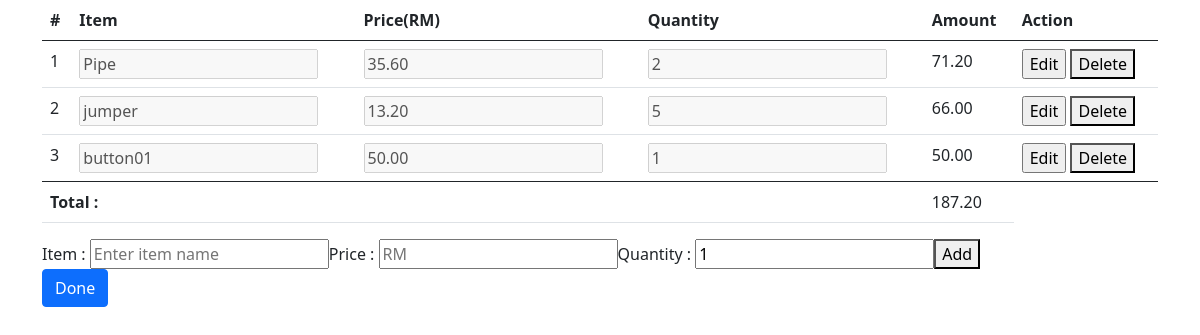
Page /manage-item.php?qid=17 (signed in) on the committed database.
### tables this page shows
CREATE TABLE `item` (
  `i_id` int(11) NOT NULL,
  `i_name` varchar(50) NOT NULL,
  `i_price` float NOT NULL,
  `i_quantity` int(11) NOT NULL,
  `q_id` int(11) NOT NULL
);

### manage-item.php (the view, shortened to what this page needs)
<?php
include_once('includes/config.php');
$q_id = $_GET['qid'];
$result = $con->query("SELECT * FROM item WHERE q_id=$q_id;") or die($con->error);
?>
<!DOCTYPE html>
<html lang="en">
    <head>
        <link href="https://cdn.jsdelivr.net/npm/simple-datatables@latest/dist/style.css" rel="stylesheet" />
        <link href="css/styles.css" rel="stylesheet" />
    </head>
    <body>
<div class="container">
    	<table class="table">
<thead>
    <tr>
    <th>#</th>
	<th>Item</th>
	<th>Price(RM)</th>
	<th>Quantity</th>
	<th>Amount</th>
	<th colspan="2">Action</th>
	</tr>
</thead>
<?php
$i = 1;
$total = 0.0;
while ($row = $result->fetch_assoc()){
?>
<tr>
	<form method="post" action="">
	<td><?php echo $i; ?></td>
	<td><input type="text" name="i_name" value="<?php echo $row['i_name']; ?>" disabled></td>
	<td>
		<input type="number" step="0.01" name="i_price" value="<?php echo number_format((float) $row['i_price'], 2, '.', ''); ?>" disabled required>
	</td>
	<td><input type="number" name="i_quantity" value="<?php echo $row['i_quantity']; ?>" disabled required></td>
	<td><?php
	$amt = $row['i_quantity']*$row['i_price'];
	$total += $amt;
	echo number_format((float) $amt, 2, '.', '');
	?></td>
	<td>
		<input class="edit" type="button" value="Edit">
		<button name="delete" value="delete">Delete</button>
	</td>
	</form>
</tr>
<?php
$i = $i +1;}if ($result->num_rows == 0){
?>
<h4>No record found.</h4>
<?php } ?>
<tfoot>
	<tr>
		<th id="total" colspan="4">Total :</th>
		<td><?php echo number_format((float) $total, 2, '.', ''); ?></td>
	</tr>
</tfoot>
<table>
	<tfoot>
     <form method="post" action="">
    <tr>Item : <input type="text" name="i_name" placeholder="Enter item name" required="true" autocomplete="off"></tr>
    <tr>Price : <input type="number" step="0.01" name="i_price" required="true" placeholder="RM" autocomplete="off"></tr>
    <tr>Quantity : <input type="number" name="i_quantity" value="1" required="true" autocomplete="off"></tr>
    <tfoot>
    <tr>
    <button name="i_add" value="add">Add</button>
    </tr>
    </form>
    </tfoot>
   </table>
</table>
<a href="add-item.php?qid=<?php echo $q_id; ?>" class="btn btn-primary">Done</a>
</div>
</body>

### rows in the picture
item: i_name "Pipe", i_price "35.60", i_quantity "2", amt "71.20"
item: i_name "jumper", i_price "13.20", i_quantity "5", amt "66.00"
item: i_name "button01", i_price "50.00", i_quantity "1", amt "50.00"

### other values in the picture
$total "187.20"
